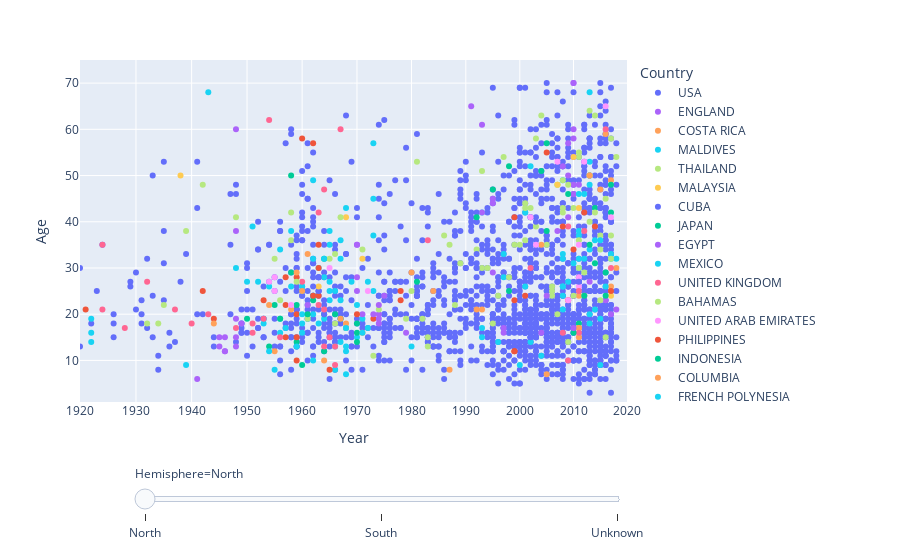

Notebook cell for this chart:
### Code cell
fig = px.scatter(df, x=df['Year'], y=df['Age'], animation_frame=df['Hemisphere'],
           color=df['Country'], hover_name=df['Activity'],
           log_x=True, size_max=15, range_x=[1920,2020], range_y=[1,75])
#
fig["layout"].pop("updatemenus") # optional, drop animation buttons
fig.show()
